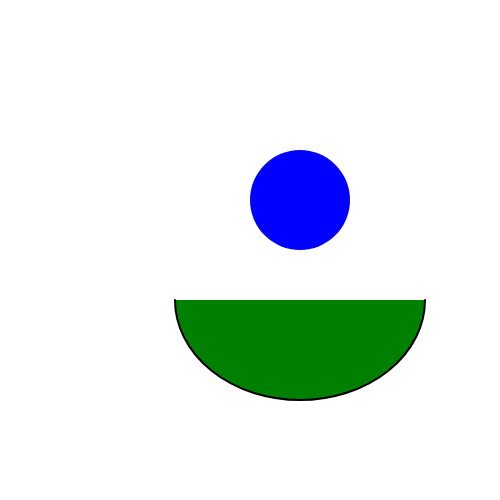
Frame 1 (no input)
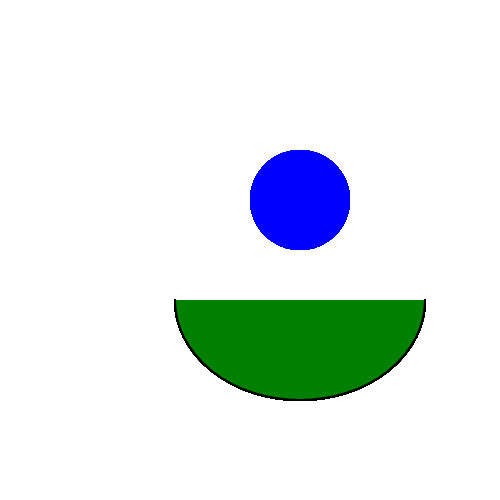
Frame 60 (no input)
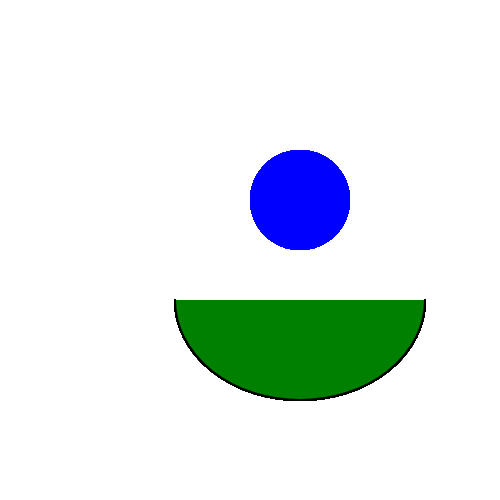
Frame 120 (the mouse pressed at the canvas centre since frame 60)

The p5.js sketch that drew these frames (run headless with seeded random() and noise() and a simulated clock; from frame 60 on, the mouse is pressed at the canvas centre):

// p5.js sketch
// ── sketch.js
/*
wk1_310
v1.
by Jon Darling
characters
*/

function setup() {
	createCanvas(500, 500);
}

function draw() {
   
   
    
   
    
    fill ("blue")
    noStroke()
	ellipse(300, 200, 100, 100);
    	
    // arc
    
    stroke("black")
    strokeWeight(2)
    fill("green")
    arc(300, 300, 250, 200, 0, PI);

    
   
}


// ── projects.html
<html>

<head>
    <title>Jon Darling</title>

    <link href="https://fonts.googleapis.com/css?family=Open+Sans" rel="stylesheet">
    <link rel="stylesheet" type="text/css" href="style.css">


</head>

<body>

    <header>


        <ul id="menu">

            <li><a href="index.html">home</a></li>
            <li><a href="projects.html">projects</a></li>

        </ul>

    </header>


    <main>

        <div class="hero">
            <h1>Jon Darling</h1>

        </div>

        <p> <a href="Characters/index.html" target="_blank">Characters</a></p>
        <p> <a href="Logic/index.html" target="_blank">Logic</a></p>
        <p> <a href="Functions/index.html" target="_blank">Functions</a></p>


    </main>

</body>

</html>

// ── style.css

body{
    background-color: #ECEBE4;
    font-family: 'Open Sans', sans-serif;
    max-width: 1024px;
    margin-left: auto;
    margin-right: auto;
}
  
a:hover { color:#419D78;
}
a {text-decoration: none;
color:#397AF2;} 



#menu {float: right;
}
#menu li {
    display: inline-block;
}
#menu li a {
    
    text-decoration: none;
    color: #4e4e4e;
    padding: 8px;
    font-size: 18px;
    
}
#menu li :hover {color:#D85620; }
header {
    padding: 10px 20px 20px 20px;
    
    
}


.hero {
    
   background-image: url(images/light_banner.jpg);

   padding: 52px 50px 100px 72px;
   margin-top: 80px;
   margin-bottom: 1%;
   background-size: cover;
   
    
}
.hero h1 {
    
    color: #FDD57E;
    font-weight: 700;
    font-size: 33px;
    margin-bottom: 0,auto;
    text-align: left;

}


h1 {
    
    color: #4e4e4e;
    font-weight: 700;
    font-size: 33px;
    margin-bottom: 20px;
    text-align: left;
}
ul {text-align: left;
    text-decoration: none;
    
    

}
li {
    
    display: block;
    text-decoration: none;
    color: #419D78;
    padding: 8px;
    font-size:16px;
}
p {
    
    color: #4e4e4e;
    font-size: 16px;
   
}


header {
    padding: 10px 20px 20px 20px;
    
}
